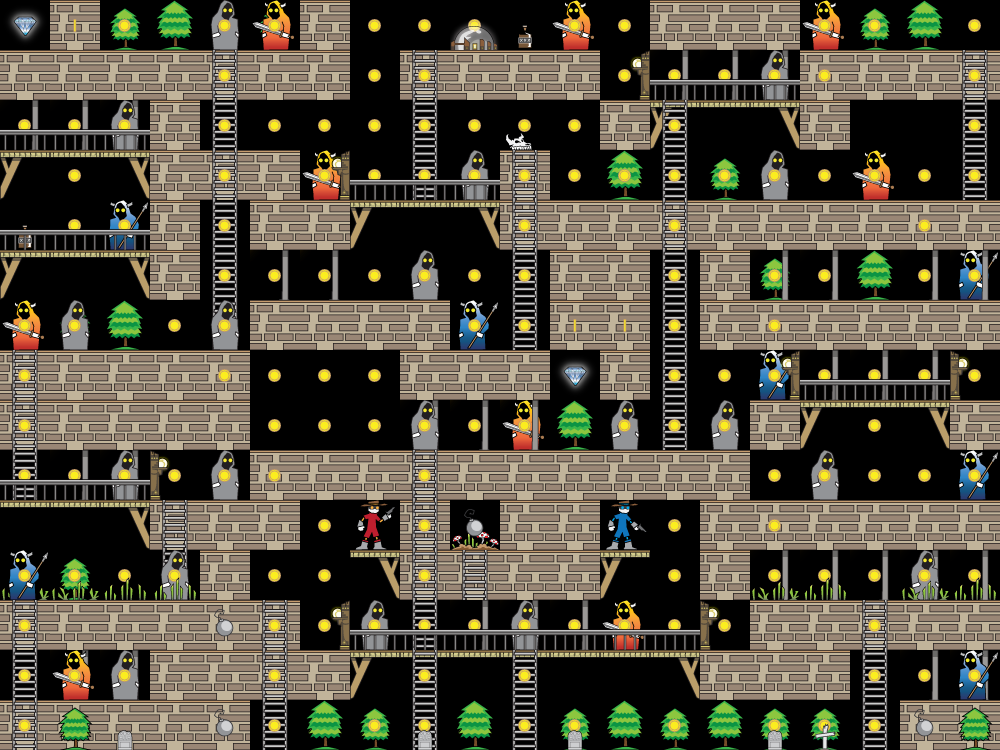

This game map was drawn from its Tiled (.tmx) file and the tilesets committed beside it. A one-line description and the trimmed map source follow:
An orthogonal 20x15 tile map with 50x50 px tiles, 7 tile layers (Blocks, Ladders, Back, Cast, ...).

<map version="1.0" orientation="orthogonal" width="20" height="15" tilewidth="50" tileheight="50">
 <tileset firstgid="1" name="bandit_spritesheet" tilewidth="50" tileheight="50">
  <image source="../bandit_spritesheet.png" width="900" height="1250" />
 </tileset>
 <layer name="Blocks" width="20" height="15">
  <data>[300 cells, 152 non-empty, 4 distinct tile ids]</data>
 </layer>
 <layer name="Ladders" width="20" height="15">
  <data>[300 cells, 46 non-empty, 1 distinct tile ids]</data>
 </layer>
 <layer name="Back" width="20" height="15">
  <data>[300 cells, 48 non-empty, 6 distinct tile ids]</data>
 </layer>
 <layer name="Cast" width="20" height="15">
  <data>[300 cells, 37 non-empty, 5 distinct tile ids]</data>
 </layer>
 <layer name="Coins" width="20" height="15">
  <data>[300 cells, 171 non-empty, 3 distinct tile ids]</data>
 </layer>
 <layer name="Front" width="20" height="15">
  <data>[300 cells, 64 non-empty, 11 distinct tile ids]</data>
 </layer>
 <layer name="bomb" width="20" height="15">
  <data>[300 cells, 7 non-empty, 2 distinct tile ids]</data>
 </layer>
</map>
